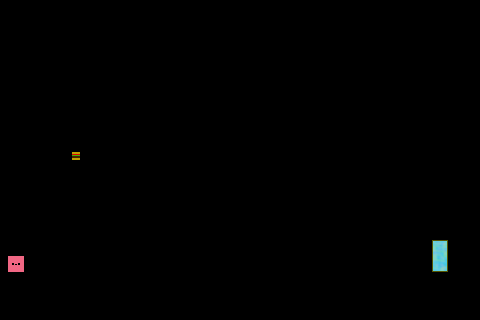

Below is a game level as drawn by its tile map, then a one-line description and the .tmx that defines it (tile-layer data replaced by summaries):
An orthogonal 60x40 tile map with 8x8 px tiles, 8 tile layers (Heaven TerrainBlock, Hell TerrainBlock, Both LavaBlock, Both CrumblingBlock, ...), 2 tilesets.

<map version="1.0" orientation="orthogonal" width="60" height="40" tilewidth="8" tileheight="8">
 <tileset firstgid="1" name="tileset_new" tilewidth="8" tileheight="8">
  <image source="../tileset_new.png" width="80" height="80" />
 </tileset>
 <tileset firstgid="101" name="tileset_new" tilewidth="8" tileheight="8">
  <image source="../tileset_new.png" width="80" height="80" />
 </tileset>
 <layer name="Heaven TerrainBlock" width="60" height="40">
  <data>[2400 cells, 0 non-empty, 0 distinct tile ids]</data>
 </layer>
 <layer name="Hell TerrainBlock" width="60" height="40">
  <data>[2400 cells, 0 non-empty, 0 distinct tile ids]</data>
 </layer>
 <layer name="Both LavaBlock" width="60" height="40">
  <data>[2400 cells, 0 non-empty, 0 distinct tile ids]</data>
 </layer>
 <layer name="Both CrumblingBlock" width="60" height="40">
  <data>[2400 cells, 0 non-empty, 0 distinct tile ids]</data>
 </layer>
 <layer name="Both Star" width="60" height="40">
  <data>[2400 cells, 1 non-empty, 1 distinct tile ids]</data>
 </layer>
 <layer name="Both TerrainBlock" width="60" height="40">
  <data>[2400 cells, 76 non-empty, 1 distinct tile ids]</data>
 </layer>
 <layer name="Both Portal" width="60" height="40">
  <data>[2400 cells, 8 non-empty, 8 distinct tile ids]</data>
 </layer>
 <layer name="Both Player" width="60" height="40">
  <data>[2400 cells, 4 non-empty, 4 distinct tile ids]</data>
 </layer>
</map>
